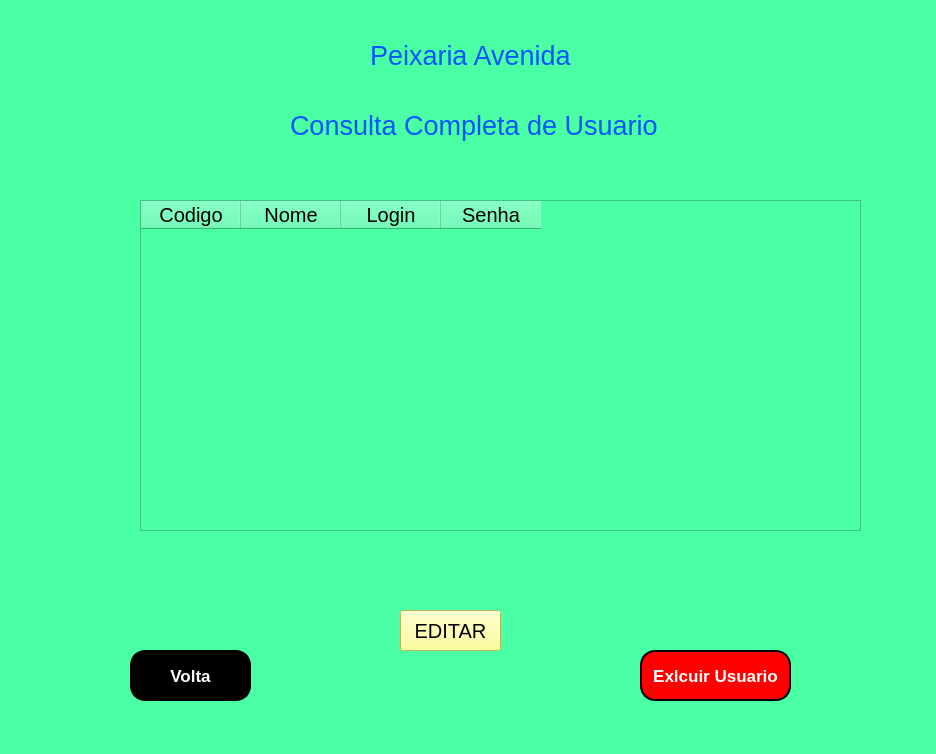
<?xml version="1.0" encoding="UTF-8"?>
<ui version="4.0">
 <class>MainWindow</class>
 <widget class="QMainWindow" name="MainWindow">
  <property name="geometry">
   <rect>
    <x>0</x>
    <y>0</y>
    <width>936</width>
    <height>754</height>
   </rect>
  </property>
  <property name="windowTitle">
   <string>MainWindow</string>
  </property>
  <property name="styleSheet">
   <string notr="true">background-color: rgb(75, 255, 165);</string>
  </property>
  <widget class="QWidget" name="centralwidget">
   <widget class="QPushButton" name="pushButton_6">
    <property name="geometry">
     <rect>
      <x>130</x>
      <y>650</y>
      <width>121</width>
      <height>51</height>
     </rect>
    </property>
    <property name="font">
     <font>
      <pointsize>13</pointsize>
      <weight>75</weight>
      <bold>true</bold>
     </font>
    </property>
    <property name="styleSheet">
     <string notr="true">background-color: rgb(555, 102, 255);
color: rgb(255, 255, 255);
border-style: outset;
border-width: 2px;
border-radius: 15px;
border-color: black;</string>
    </property>
    <property name="text">
     <string>Volta</string>
    </property>
   </widget>
   <widget class="QLabel" name="label_6">
    <property name="geometry">
     <rect>
      <x>290</x>
      <y>110</y>
      <width>371</width>
      <height>31</height>
     </rect>
    </property>
    <property name="font">
     <font>
      <pointsize>20</pointsize>
     </font>
    </property>
    <property name="styleSheet">
     <string notr="true">color: rgb(0, 85, 255);</string>
    </property>
    <property name="text">
     <string>Consulta Completa de Usuario</string>
    </property>
   </widget>
   <widget class="QLabel" name="label_5">
    <property name="geometry">
     <rect>
      <x>370</x>
      <y>40</y>
      <width>201</width>
      <height>31</height>
     </rect>
    </property>
    <property name="font">
     <font>
      <pointsize>20</pointsize>
     </font>
    </property>
    <property name="styleSheet">
     <string notr="true">color: rgb(0, 85, 255);</string>
    </property>
    <property name="text">
     <string>Peixaria Avenida</string>
    </property>
   </widget>
   <widget class="QLabel" name="label_2">
    <property name="geometry">
     <rect>
      <x>660</x>
      <y>60</y>
      <width>31</width>
      <height>61</height>
     </rect>
    </property>
    <property name="text">
     <string/>
    </property>
    <property name="pixmap">
     <pixmap>usuario.png</pixmap>
    </property>
   </widget>
   <widget class="QPushButton" name="pushButton_4">
    <property name="geometry">
     <rect>
      <x>640</x>
      <y>650</y>
      <width>151</width>
      <height>51</height>
     </rect>
    </property>
    <property name="font">
     <font>
      <pointsize>13</pointsize>
      <weight>75</weight>
      <bold>true</bold>
     </font>
    </property>
    <property name="styleSheet">
     <string notr="true">background-color: rgb(255, 0, 0);
color: rgb(255, 255, 255);
border-style: outset;
border-width: 2px;
border-radius: 15px;
border-color: black;</string>
    </property>
    <property name="text">
     <string>Exlcuir Usuario</string>
    </property>
   </widget>
   <widget class="QPushButton" name="pushButton_3">
    <property name="geometry">
     <rect>
      <x>400</x>
      <y>610</y>
      <width>101</width>
      <height>41</height>
     </rect>
    </property>
    <property name="font">
     <font>
      <pointsize>15</pointsize>
     </font>
    </property>
    <property name="styleSheet">
     <string notr="true">background-color: rgb(255, 255, 127);</string>
    </property>
    <property name="text">
     <string>EDITAR</string>
    </property>
   </widget>
   <widget class="QTableWidget" name="tableWidget">
    <property name="geometry">
     <rect>
      <x>140</x>
      <y>200</y>
      <width>721</width>
      <height>331</height>
     </rect>
    </property>
    <column>
     <property name="text">
      <string>Codigo</string>
     </property>
     <property name="font">
      <font>
       <pointsize>15</pointsize>
      </font>
     </property>
     <property name="textAlignment">
      <set>AlignCenter</set>
     </property>
     <property name="background">
      <color>
       <red>0</red>
       <green>85</green>
       <blue>225</blue>
      </color>
     </property>
    </column>
    <column>
     <property name="text">
      <string>Nome</string>
     </property>
     <property name="font">
      <font>
       <pointsize>15</pointsize>
      </font>
     </property>
     <property name="textAlignment">
      <set>AlignCenter</set>
     </property>
     <property name="background">
      <color alpha="225">
       <red>0</red>
       <green>85</green>
       <blue>225</blue>
      </color>
     </property>
    </column>
    <column>
     <property name="text">
      <string>Login</string>
     </property>
     <property name="font">
      <font>
       <pointsize>15</pointsize>
      </font>
     </property>
     <property name="textAlignment">
      <set>AlignCenter</set>
     </property>
     <property name="background">
      <color alpha="225">
       <red>0</red>
       <green>85</green>
       <blue>225</blue>
      </color>
     </property>
    </column>
    <column>
     <property name="text">
      <string>Senha</string>
     </property>
     <property name="font">
      <font>
       <pointsize>15</pointsize>
      </font>
     </property>
     <property name="textAlignment">
      <set>AlignCenter</set>
     </property>
     <property name="background">
      <color alpha="225">
       <red>0</red>
       <green>85</green>
       <blue>225</blue>
      </color>
     </property>
    </column>
   </widget>
   <zorder>label_2</zorder>
   <zorder>pushButton_6</zorder>
   <zorder>label_6</zorder>
   <zorder>label_5</zorder>
   <zorder>pushButton_4</zorder>
   <zorder>pushButton_3</zorder>
   <zorder>tableWidget</zorder>
  </widget>
  <widget class="QMenuBar" name="menubar">
   <property name="geometry">
    <rect>
     <x>0</x>
     <y>0</y>
     <width>936</width>
     <height>22</height>
    </rect>
   </property>
  </widget>
  <widget class="QStatusBar" name="statusbar"/>
 </widget>
 <resources/>
 <connections/>
</ui>
